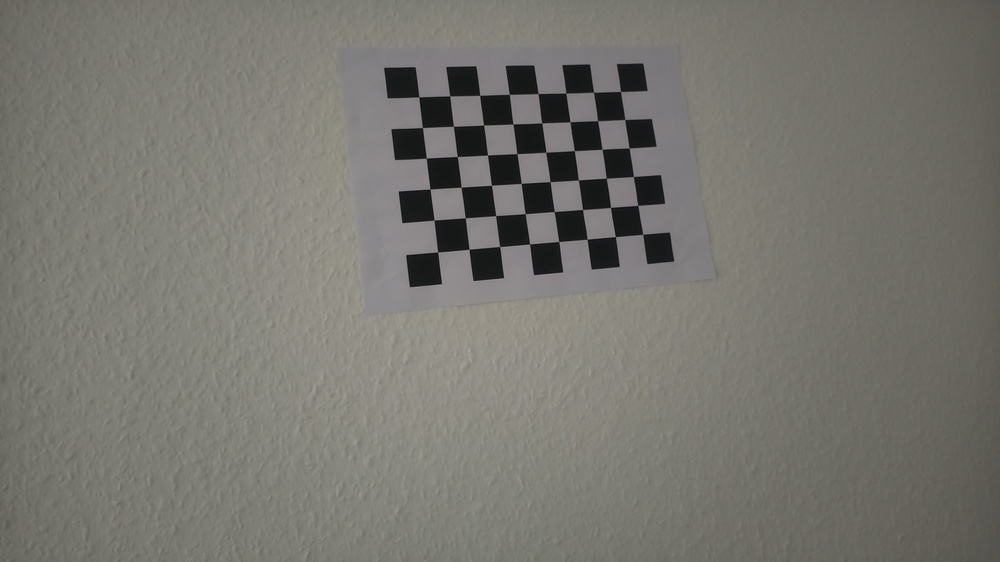
#> input picture Data/Calibration_data/using/IMG_23_2024-04-25_14-33-05.jpg, 1000 x 562 px, shrunk from 4608 x 2592 before the run, found by its file name; its folder holds only this picture in this run
$ jupyter execute --allow-errors calibaration.ipynb
#> lines starting #> are read from the running program, lines starting #| are printed output that depends on the picture; after the words box and inside, x2 and y2 are one past the last pixel; in counts of white or black regions, pixels touching at a corner belong together; long printed decimals are rounded
[cell 1]
import matplotlib.pyplot as plt
import os
import csv
import numpy as np
import cv2 as cv
import glob

[cell 2]
# [10 lines left out: function undistort_image, not called in this run]

[cell 3]

# termination criteria
criteria = (cv.TERM_CRITERIA_EPS + cv.TERM_CRITERIA_MAX_ITER, 30, 0.001)

# prepare object points, like (0,0,0), (1,0,0), (2,0,0) ....,(6,5,0)
objp = np.zeros((8*6,3), np.float32)
objp[:,:2] = np.mgrid[0:6,0:8].T.reshape(-1,2)

# Arrays to store object points and image points from all the images.
objpoints = [] # 3d point in real world space
imgpoints = [] # 2d points in image plane.

# images = glob.glob('*.jpg')
imags_path = r"C:\Users\kwayi\Desktop\School\MasterArbeite_23.24\Codes\Glenn__upssss\Glenn\using"
images = os.listdir(imags_path)

for fname in images:
    img = cv.imread(os.path.join(imags_path,fname))
#> img is the input picture: shape (562, 1000, 3); mean B, G, R 111.5, 118.1, 119.5
    # plt.imshow(img,cmap="gray")
    # plt.show()
    gray = cv.cvtColor(img, cv.COLOR_BGR2GRAY)

#  # Find the chess board corners
    ret, corners = cv.findChessboardCorners(gray, (6,8), None)
#> ret = True; corners = 48 rows, first 8: [620.5, 91.49], [624.8, 119.6], [629, 148], [633.4, 176.5], [637.8, 205.4], [642.7, 234.3], [593.5, 92.29], [597.6, 120.7]
    # print(corners)

 # If found, add object points, image points (after refining them)
    if ret == True:
        objpoints.append(objp)
    corners2 = cv.cornerSubPix(gray,corners, (11,11), (-1,-1), criteria)
#> corners2 = 48 rows, first 8: [620.5, 91.49], [624.8, 119.5], [629.1, 148], [633.4, 176.5], [637.8, 205.4], [642.8, 234.3], [593.5, 92.29], [597.6, 120.7]
    imgpoints.append(corners2)

    cv.drawChessboardCorners(img, (6,8), corners2, ret)
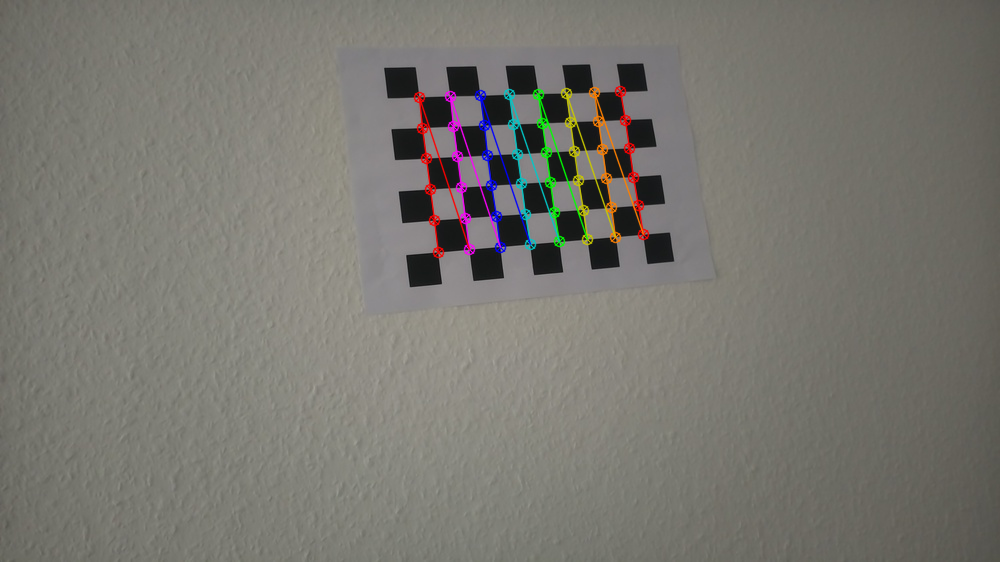
#> img: shape (562, 1000, 3); 1.85% of pixels changed, all inside (x1, y1, x2, y2) = (413, 85, 650, 259)
    # plt.imshow(img,cmap="gray")
    # plt.axis("off")
    # plt.show()

# Calibration computation
ret, mtx, dist, rvecs, tvecs = cv.calibrateCamera(objpoints, imgpoints, gray.shape[::-1], None, None)
#> ret = 0.148; mtx = [[513.7, 0, 459.5], [0, 516.6, 309.3], [0, 0, 1]]; dist = [[-0.0522, 0.58, 0.00911, 0.00809, -1.13]]; rvecs = ([-0.235, -0.0998, 1.44],); tvecs = ([5.48, -7.46, 17.67],)

print("camera matrix:",mtx)
#| camera matrix: [[513.718   0.         459.509]
#|  [  0.         516.594 309.287]
#|  [  0.           0.           1.        ]]
print("camera distortions: ",dist)
#| camera distortions:  [[-0.05218  0.5803  0.009113    0.008095 -1.133]]
plt.imshow(img,cmap="gray")
plt.axis("off")
plt.show()

[cell 4]
ret, mtx, dist, rvecs, tvecs = cv.calibrateCamera(objpoints, imgpoints, gray.shape[::-1], None, None)

[cell 5]
ret
#> Out = 0.148

[cell 6]
rvecs
#> Out = ([-0.235, -0.0998, 1.44],)

[cell 7]
mtx
#> Out = [[513.7, 0, 459.5], [0, 516.6, 309.3], [0, 0, 1]]

[cell 8]
tvecs
#> Out = ([5.48, -7.46, 17.67],)

[cell 9]
dist
#> Out = [[-0.0522, 0.58, 0.00911, 0.00809, -1.13]]

[cell 10]
img = cv.imread(os.path.join(imags_path,fname))
h, w = img.shape[:2]
newcameramtx, roi = cv.getOptimalNewCameraMatrix(mtx, dist, (w,h), 1, (w,h))
#> newcameramtx = [[513.7, 0, 459.5], [0, 452.5, 332.3], [0, 0, 1]]; roi = (0, 61, 999, 486)

[cell 11]
# undistort
dst = cv.undistort(img, mtx, dist, None, newcameramtx)
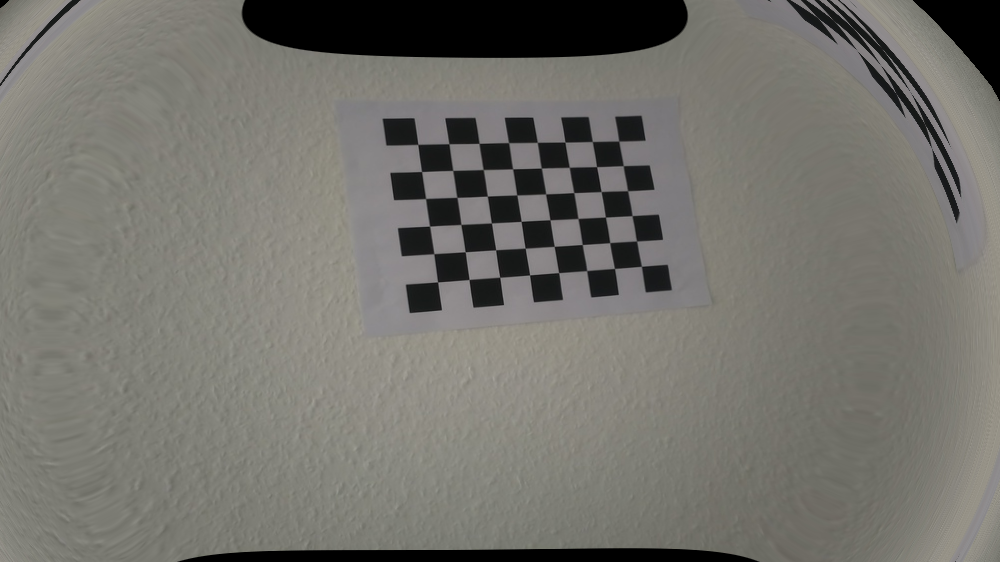
#> dst: shape (562, 1000, 3); mean B, G, R 108.9, 114.9, 116.3

# crop the image
x, y, w, h = roi
#> x = 0; y = 61; w = 999; h = 486
dst = dst[y:y+h, x:x+w]
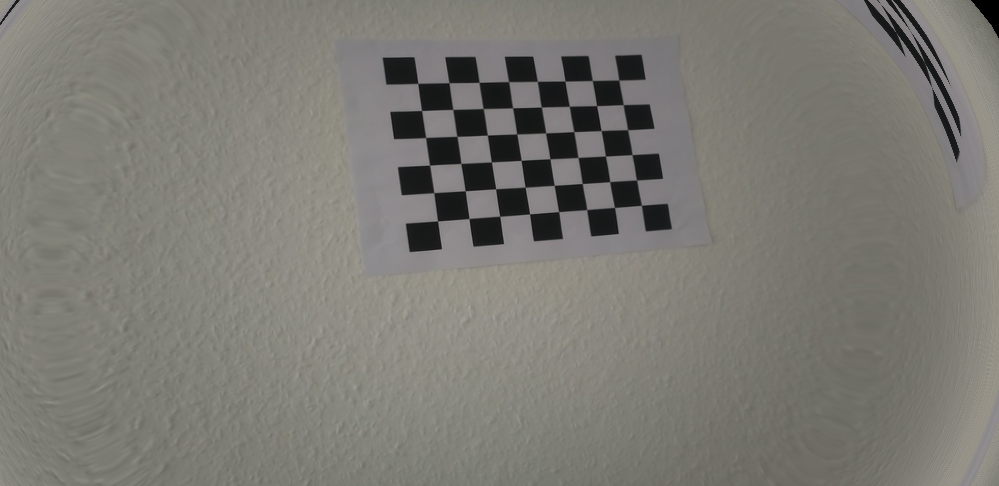
#> dst: shape (486, 999, 3); mean B, G, R 115.8, 122.2, 123.6
cv.imwrite('calibresult.png', dst)
#> Out = True

$ run again, on Data/Calibration_data/using/IMG_29_2024-04-25_14-35-18.jpg
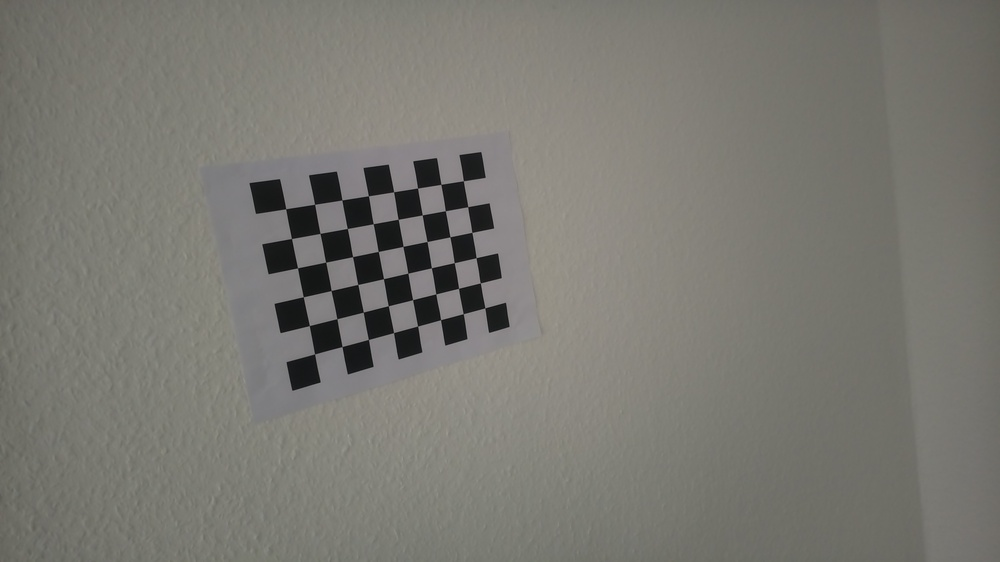
#> input picture Data/Calibration_data/using/IMG_29_2024-04-25_14-35-18.jpg, 1000 x 562 px, shrunk from 4608 x 2592 before the run, found by its file name
#> img is the input picture: shape (562, 1000, 3); mean B, G, R 113.8, 120.4, 121.6
#> `ret, corners = cv.findChessboardCorners(gray, (6,8), None)`: ret = True; corners = 48 rows, first 8: [463.4, 180.7], [467.7, 206.7], [471.8, 232.4], [476.1, 257.7], [480.4, 282.9], [484.8, 307.9], [440.9, 184.4], [445.3, 210.7]
#> corners2 = 48 rows, first 8: [463.3, 180.8], [467.7, 206.7], [471.9, 232.4], [476, 257.7], [480.3, 282.9], [484.9, 307.8], [440.9, 184.4], [445.3, 210.7]
#> `cv.drawChessboardCorners(img, (6,8), corners2, ret)`:
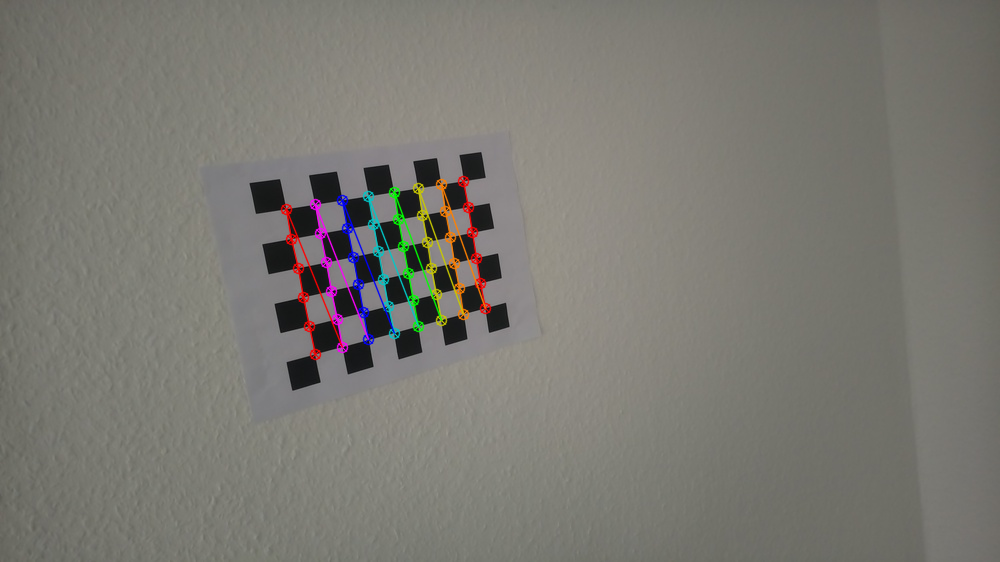
#> img: shape (562, 1000, 3); 1.72% of pixels changed, all inside (x1, y1, x2, y2) = (280, 175, 492, 361)
#> `ret, mtx, dist, rvecs, tvecs = cv.calibrateCamera(objpoints, imgpoints..`: ret = 0.148; mtx = [[812.9, 0, 522.6], [0, 780.7, 260.8], [0, 0, 1]]; dist = [[-0.187, 2.6, -0.00891, 0.0184, -9.12]]; rvecs = ([-0.454, -0.555, 1.32],); tvecs = ([-2.19, -3.07, 29.84],)
#| camera matrix: [[812.862   0.         522.619]
#|  [  0.         780.658 260.844]
#|  [  0.           0.           1.        ]]
#| camera distortions:  [[-1.87285713e-01  2.60235488e+00 -8.90632441e-03  1.83633278e-02
#|   -9.11696148e+00]]
#> `ret`: Out = 0.148
#> `rvecs`: Out = ([-0.454, -0.555, 1.32],)
#> `mtx`: Out = [[812.9, 0, 522.6], [0, 780.7, 260.8], [0, 0, 1]]
#> `tvecs`: Out = ([-2.19, -3.07, 29.84],)
#> `dist`: Out = [[-0.187, 2.6, -0.00891, 0.0184, -9.12]]
#> newcameramtx = [[812.9, 0, 522.6], [0, 646.7, 258.6], [0, 0, 1]]; roi = (0, 46, 999, 461)
#> `x, y, w, h = roi`: x = 0; y = 46; w = 999; h = 461
#> `dst = dst[y:y+h, x:x+w]`:
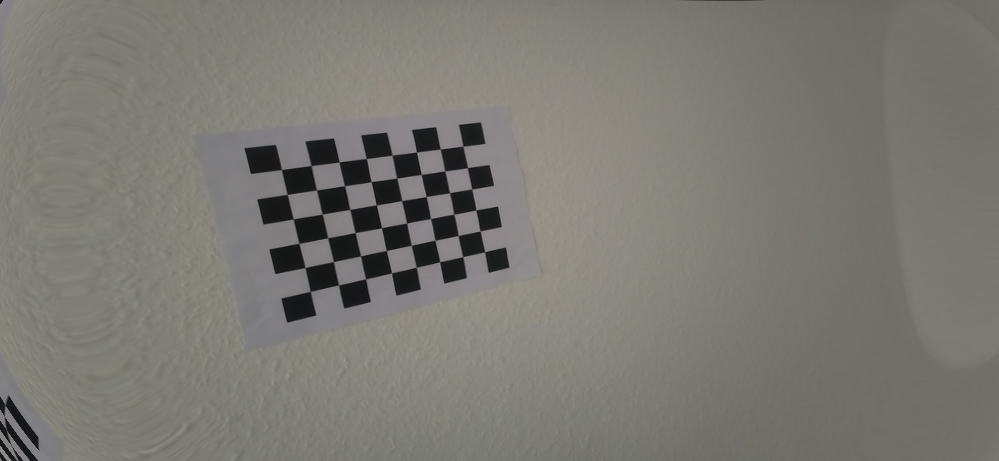
#> dst: shape (461, 999, 3); mean B, G, R 115.1, 121.7, 122.8
#> `cv.imwrite('calibresult.png', dst)`: Out = True

$ run again, on Data/Calibration_data/using/IMG_35_2024-04-25_14-37-31.jpg
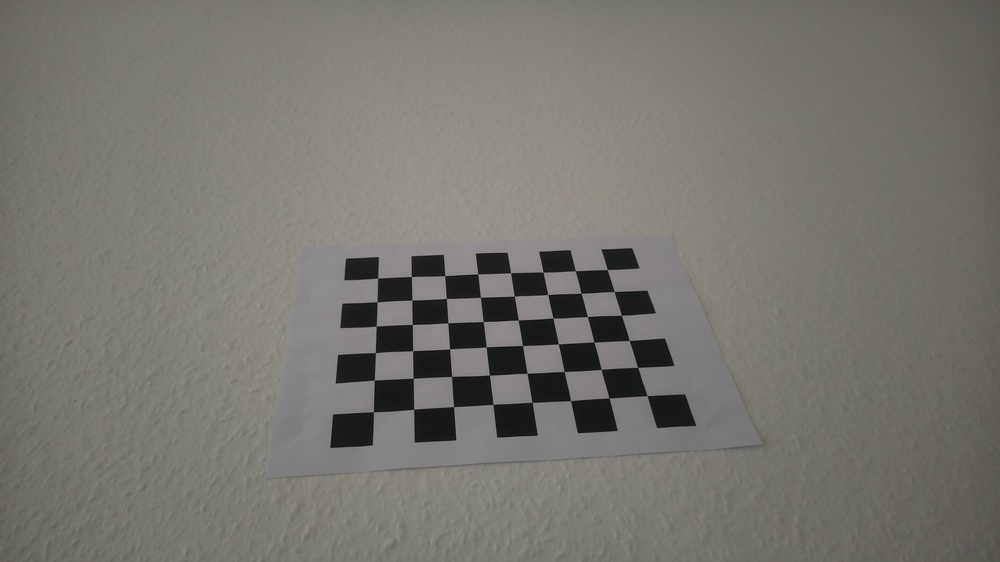
#> input picture Data/Calibration_data/using/IMG_35_2024-04-25_14-37-31.jpg, 1000 x 562 px, shrunk from 4608 x 2592 before the run, found by its file name
#> img is the input picture: shape (562, 1000, 3); mean B, G, R 111, 117.9, 119.2
#> `ret, corners = cv.findChessboardCorners(gray, (6,8), None)`: ret = True; corners = 48 rows, first 8: [607.3, 269.6], [614.2, 291.5], [621.4, 315.3], [629.2, 340.4], [637.6, 367.4], [647, 395.6], [575.4, 270.8], [581.2, 293.3]
#> corners2 = 48 rows, first 8: [607.3, 269.6], [614.2, 291.5], [621.5, 315.3], [629.3, 340.5], [637.6, 367.4], [647.1, 395.6], [575.3, 270.7], [581.2, 293.3]
#> `cv.drawChessboardCorners(img, (6,8), corners2, ret)`:
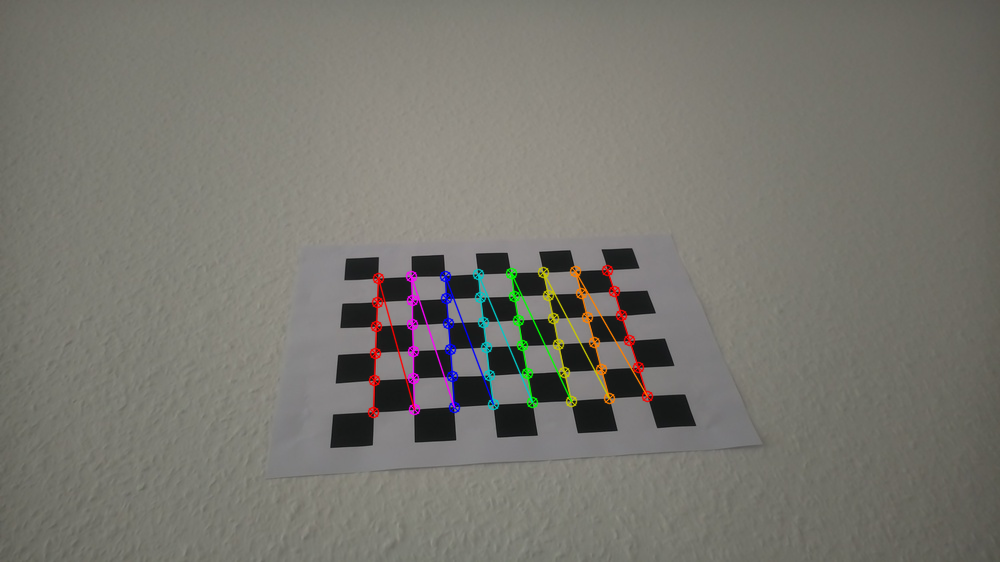
#> img: shape (562, 1000, 3); 1.74% of pixels changed, all inside (x1, y1, x2, y2) = (367, 264, 654, 419)
#> `ret, mtx, dist, rvecs, tvecs = cv.calibrateCamera(objpoints, imgpoints..`: ret = 0.309; mtx = [[690.3, 0, 516], [0, 656.5, 305.3], [0, 0, 1]]; dist = [[-0.159, 3.15, -0.00745, 0.0117, -8.72]]; rvecs = ([-0.658, 0.506, 1.4],); tvecs = ([2.81, -1.15, 21.29],)
#| camera matrix: [[690.254   0.         515.975]
#|  [  0.         656.497 305.325]
#|  [  0.           0.           1.        ]]
#| camera distortions:  [[-1.58942133e-01  3.15139218e+00 -7.45447568e-03  1.17291109e-02
#|   -8.72046810e+00]]
#> `ret`: Out = 0.309
#> `rvecs`: Out = ([-0.658, 0.506, 1.4],)
#> `mtx`: Out = [[690.3, 0, 516], [0, 656.5, 305.3], [0, 0, 1]]
#> `tvecs`: Out = ([2.81, -1.15, 21.29],)
#> `dist`: Out = [[-0.159, 3.15, -0.00745, 0.0117, -8.72]]
#> newcameramtx = [[690.3, 0, 516], [0, 642.6, 300.1], [0, 0, 1]]; roi = (0, 12, 999, 534)
#> `x, y, w, h = roi`: x = 0; y = 12; w = 999; h = 534
#> `dst = dst[y:y+h, x:x+w]`:
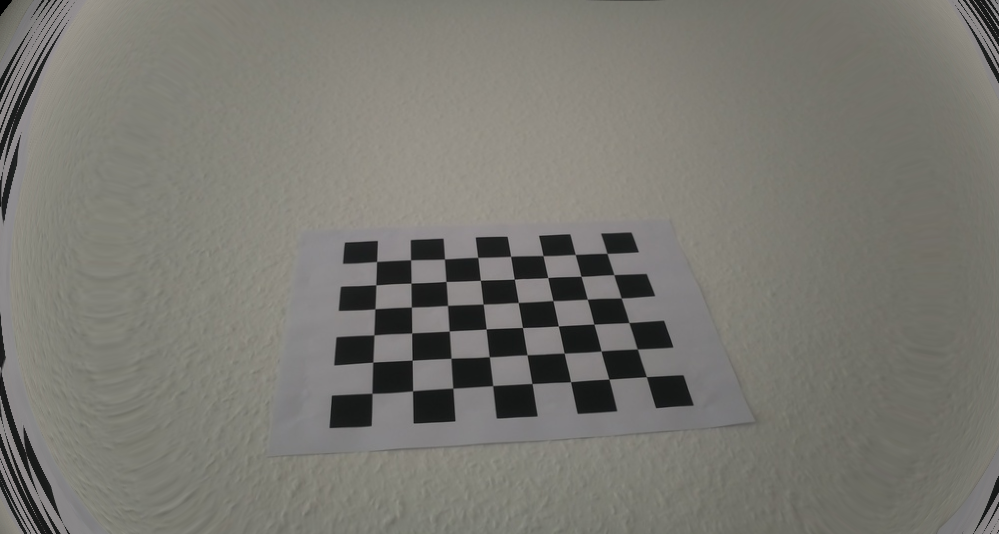
#> dst: shape (534, 999, 3); mean B, G, R 113.2, 119.8, 121.2
#> `cv.imwrite('calibresult.png', dst)`: Out = True

$ run again, on Data/Calibration_data/using/IMG_37_2024-04-25_14-38-16.jpg
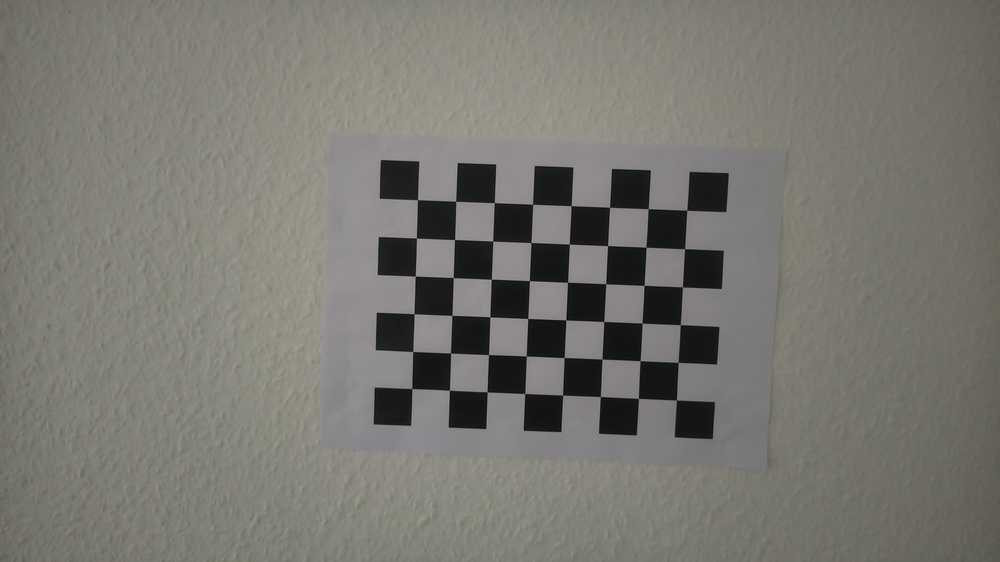
#> input picture Data/Calibration_data/using/IMG_37_2024-04-25_14-38-16.jpg, 1000 x 562 px, shrunk from 4608 x 2592 before the run, found by its file name
#> img is the input picture: shape (562, 1000, 3); mean B, G, R 112.3, 119.3, 120.5
#> `ret, corners = cv.findChessboardCorners(gray, (6,8), None)`: ret = True; corners = 48 rows, first 8: [411.8, 388.6], [413, 351.4], [414, 314], [415, 276], [416.4, 238.1], [417.4, 199.9], [449.1, 390.1], [450.6, 353.1]
#> corners2 = 48 rows, first 8: [411.8, 388.6], [412.7, 351.5], [414.1, 313.7], [415.2, 276.1], [416.4, 238.1], [417.5, 199.7], [449.4, 390.3], [450.6, 353.1]
#> `cv.drawChessboardCorners(img, (6,8), corners2, ret)`:
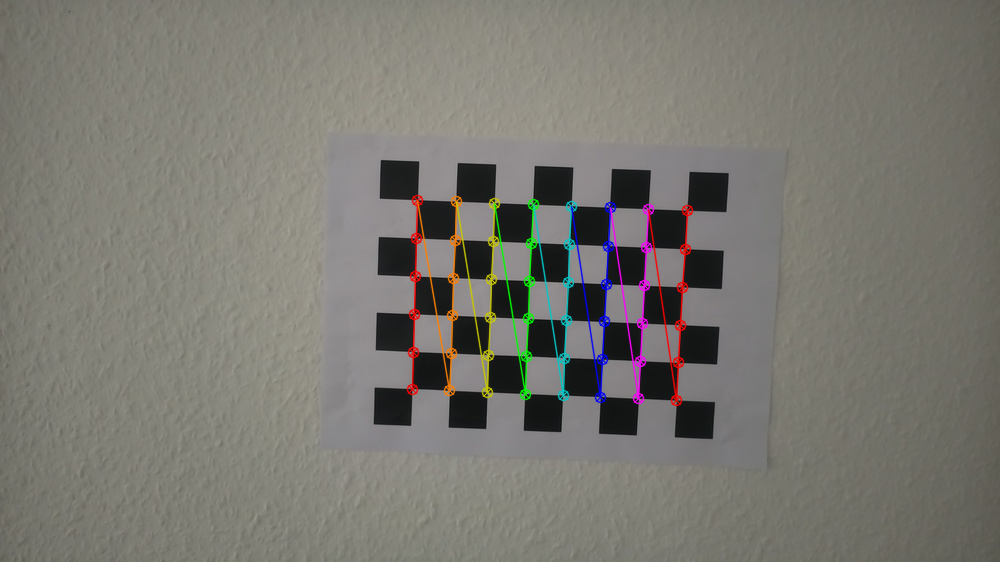
#> img: shape (562, 1000, 3); 2.21% of pixels changed, all inside (x1, y1, x2, y2) = (406, 194, 694, 407)
#> `ret, mtx, dist, rvecs, tvecs = cv.calibrateCamera(objpoints, imgpoints..`: ret = 0.11; mtx = [[931.5, 0, 503], [0, 935, 241.9], [0, 0, 1]]; dist = [[0.099, -2.95, 0.00058, 0.0045, 38.79]]; rvecs = ([0.0704, 0.0724, -1.53],); tvecs = ([-2.42, 3.88, 24.72],)
#| camera matrix: [[931.465   0.         503.024]
#|  [  0.         935.006 241.885]
#|  [  0.           0.           1.        ]]
#| camera distortions:  [[ 9.89802684e-02 -2.95494499e+00  5.79926470e-04  4.50124539e-03
#|    3.87929154e+01]]
#> `ret`: Out = 0.11
#> `rvecs`: Out = ([0.0704, 0.0724, -1.53],)
#> `mtx`: Out = [[931.5, 0, 503], [0, 935, 241.9], [0, 0, 1]]
#> `tvecs`: Out = ([-2.42, 3.88, 24.72],)
#> `dist`: Out = [[0.099, -2.95, 0.00058, 0.0045, 38.79]]
#> newcameramtx = [[1484.8, 0, 496.9], [0, 951.3, 245], [0, 0, 1]]; roi = (242, 143, 515, 205)
#> `x, y, w, h = roi`: x = 242; y = 143; w = 515; h = 205
#> `dst = dst[y:y+h, x:x+w]`:
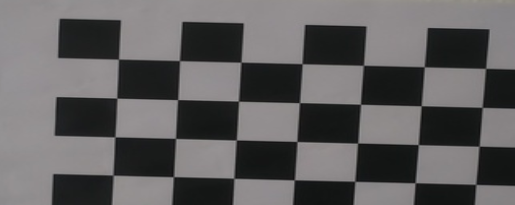
#> dst: shape (205, 515, 3); mean B, G, R 95.1, 94.6, 96.3
#> `cv.imwrite('calibresult.png', dst)`: Out = True
